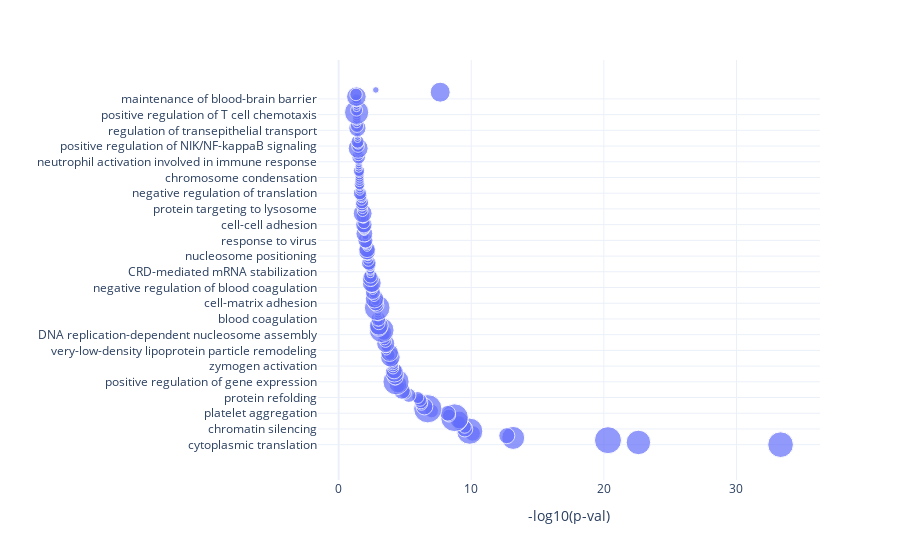

Source (notebook cell):
### Markdown cell above
##### First, Let's plot biological processes

### Code cell
vizTools.plotly_goea_results(res,'BP')

### Figure 1 — Plotly figure (JSON) as saved in the notebook; plotly's stock layout.template omitted (floating-point values rounded to 4 significant figures; data arrays with more than 128 entries replaced by an {"elided": "..."} marker saying what was removed)
{"data": [{"hovertemplate": "-log10(p-val)=%{x}<br>=%{y}<br>study_count=%{marker.size}<extra></extra>", "legendgroup": "", "marker": {"color": "#636efa", "size": {"elided": "159 int values"}, "sizemode": "area", "sizeref": 0.14, "symbol": "circle"}, "mode": "markers", "name": "", "orientation": "h", "showlegend": false, "type": "scatter", "x": {"elided": "159 float values"}, "xaxis": "x", "y": {"elided": "159 str values"}, "yaxis": "y"}], "layout": {"legend": {"itemsizing": "constant", "tracegroupgap": 0}, "margin": {"t": 60}, "xaxis": {"anchor": "y", "domain": [0, 1], "title": {"text": "-log10(p-val)"}}, "yaxis": {"anchor": "x", "domain": [0, 1], "title": {"text": ""}}}}
